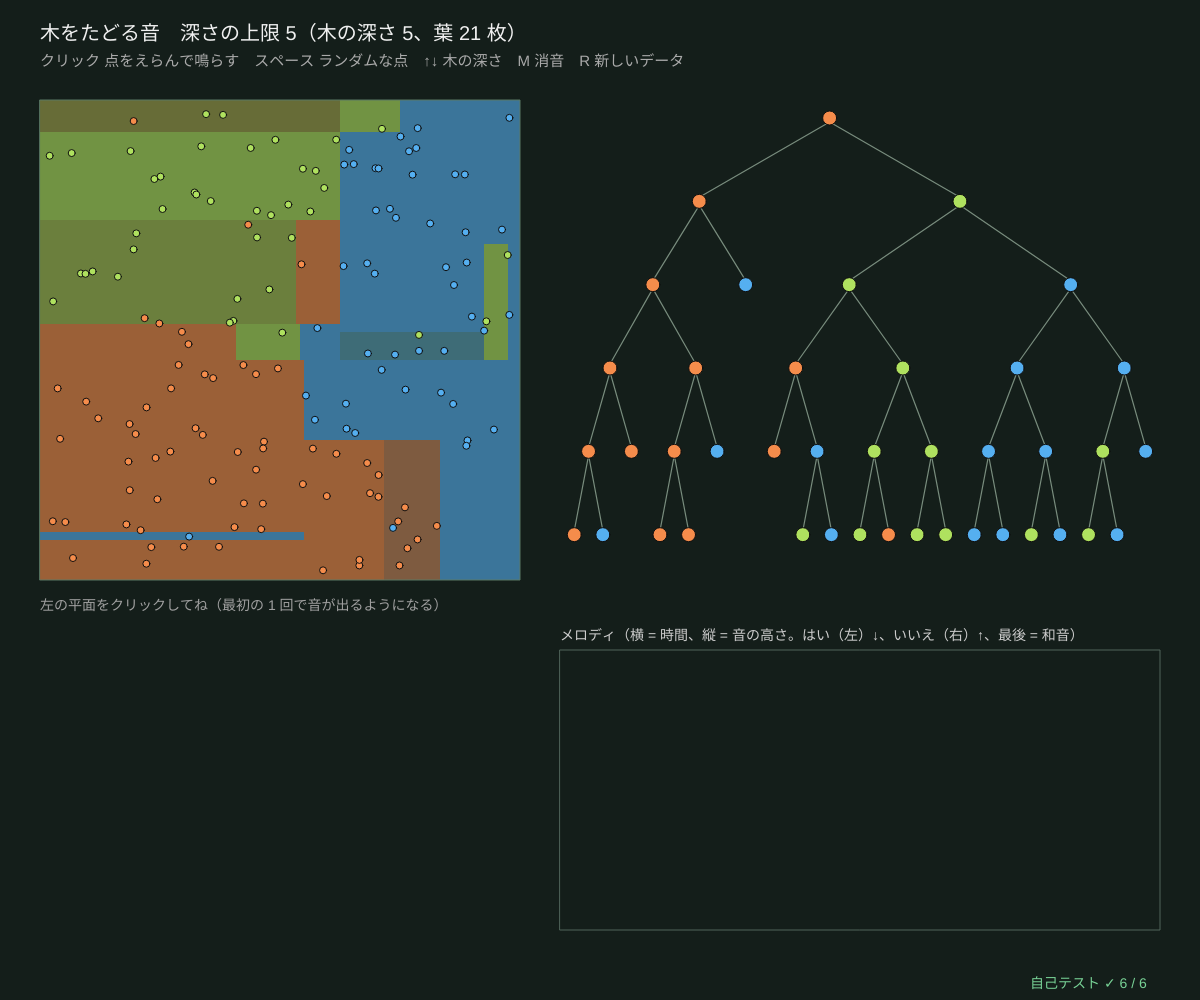
Frame 1 (no input)
Frame 60 (no input): identical to frame 1, image omitted
Frame 120 (the mouse pressed at the canvas centre since frame 60): identical to frame 1, image omitted

The p5.js sketch that drew this single still picture (run headless with seeded random() and noise() and a simulated clock; from frame 60 on, the mouse is pressed at the canvas centre):

// p5.js sketch
// ── sketch.js
// ============================================
// 14 木をたどる音 ─ 点をクリックすると、根から葉までの「質問の答え」がメロディになる
// 質問に「はい（≤、左）」なら音階を 1 つ下へ、「いいえ（>、右）」なら 1 つ上へ。葉に着いたら、そのクラスの和音
//   A（オレンジ）= 長三和音（明るい）、B（青）= 短三和音（くらい）、C（緑）= sus4（宙ぶらりん）
//   深い所にある葉ほどメロディが長い。境界の近くは質問が多い → 長いメロディになりやすい
// クリック 点をえらんで鳴らす / スペース ランダムな点 / ↑↓ 木の深さ / M 消音 / R 新しいデータ
// 音量は小さめから。ヘッドホンは特に注意（全体の音量 MASTER は 0.2 以下）
// ============================================

const SCALE = [0, 2, 4, 7, 9];        // ★ 音階（ペンタトニック：ド レ ミ ソ ラ）
const BASE_HZ = 261.63;               // ド（C4）
const NOTE_SEC = 0.2;                 // ★ 1 音の長さ（秒）
const CHORDS = [[0, 4, 7], [0, 3, 7], [0, 5, 7]];   // 長三和音・短三和音・sus4（半音の数）
let nPts = 150, maxDepth = 5, seedD = 14, muted = false;   // ★ maxDepth = 木の深さ
let data, treeRoot, regionImg, plotBox, probe = null, melody = null, playT0 = 0;

function setup() { createCanvas(windowWidth, windowHeight); textWrap(CHAR); pixelDensity(1); regionImg = createImage(120, 120); selfTest(); newData(); }
// 3 クラスのデータ：中心のまわりを 3 つの扇形に分ける（少しノイズ）
function make3(n, seed) {
  seedRng(seed); let X = [], y = [];
  for (let i = 0; i < n; i++) {
    let u = 0.02 + 0.96 * rnd(), v = 0.02 + 0.96 * rnd(), a = Math.atan2(v - 0.45, u - 0.5) + Math.PI + 0.4 * Math.sin(6 * u);
    let c = Math.floor((a / (2 * Math.PI)) * 3 + 3) % 3; if (rnd() < 0.05) c = (c + 1) % 3;
    X.push([u, v]); y.push(c);
  }
  return { X, y };
}
function newData() { data = make3(nPts, seedD); retrain(); }
function retrain() { treeRoot = growTree(data.X, data.y, { maxDepth, nClass: 3 }); paintImage(regionImg, (u, v) => { let t = leafOf(treeRoot, [u, v]); return mixCol(t.counts, 0.3 + 0.3 * (1 - t.imp)); }); probe = null; melody = null; }
// ★ 根から葉まで：たどったノードと、はい（左）/いいえ（右）の列
function pathOf(root, x) { let nodes = [root], dirs = [], t = root; while (!t.leaf) { let left = x[t.feat] <= t.thr; dirs.push(left ? -1 : 1); t = left ? t.left : t.right; nodes.push(t); } return { nodes, dirs, leaf: t }; }
function degreeHz(d) { let o = Math.floor(d / SCALE.length), k = ((d % SCALE.length) + SCALE.length) % SCALE.length; return BASE_HZ * Math.pow(2, o + SCALE[k] / 12); }
// ★ メロディ：はじめは 5 番目の音（1 オクターブ上のド）。左なら −1、右なら +1。最後に葉のクラスの和音
function makeMelody(p) {
  let d = 5, notes = [degreeHz(d)];
  for (let s of p.dirs) { d += s; notes.push(degreeHz(d)); }
  let root = notes[notes.length - 1] / 2;
  return { notes, chord: CHORDS[p.leaf.pred].map((h) => root * Math.pow(2, h / 12)), cls: p.leaf.pred };
}
function playProbe(x) {
  probe = { x, p: pathOf(treeRoot, x) }; melody = makeMelody(probe.p); playT0 = millis();
  if (!audioCtx || muted) return;
  let t0 = audioCtx.currentTime + 0.05;
  melody.notes.forEach((f, k) => playNote(f, t0 + k * NOTE_SEC, NOTE_SEC * 0.95, 0.5));
  melody.chord.forEach((f) => playNote(f, t0 + melody.notes.length * NOTE_SEC, 1.2, 0.3, 'sine'));
}

function draw() {
  background(...BG_COL);
  let side = Math.min(height - 200, width * 0.4);
  plotBox = { x: 40, y: 100, w: side, h: side };
  noSmooth(); image(regionImg, plotBox.x, plotBox.y, side, side); smooth();
  drawPoints(plotBox, data.X, data.y, 7);
  noFill(); stroke(90, 120, 100); strokeWeight(1); rect(plotBox.x, plotBox.y, side, side);
  let stepN = melody ? Math.floor((millis() - playT0) / 1000 / NOTE_SEC) : -1, hl = new Set();
  if (probe) {
    probe.p.nodes.forEach((t, k) => { if (k <= stepN) hl.add(t.id); });
    let p = toPx(plotBox, probe.x[0], probe.x[1]); stroke(255, 240, 150); strokeWeight(3); noFill(); circle(p[0], p[1], 22 + 6 * Math.sin(millis() / 120));
  }
  // ---- 木の図（たどった所が光る）
  let tb = { x: plotBox.x + side + 40, y: 100, w: width - side - 120, h: height * 0.5 };
  drawTree(treeRoot, tb, { hl, text: (t, leaf) => [leaf ? ['A', 'B', 'C'][t.pred] + ' [' + t.counts.join('|') + ']' : 'x' + (t.feat + 1) + ' ≤ ' + fmtNum(t.thr, 2), leaf ? '' : 'n=' + t.n] });
  // ---- 楽譜（音の高さの階段）
  let sy = tb.y + tb.h + 50, sh = height - sy - 70;
  noStroke(); fill(205); textSize(14); textAlign(LEFT, BASELINE);
  text('メロディ（横 = 時間、縦 = 音の高さ。はい（左）↓、いいえ（右）↑、最後 = 和音）', tb.x, sy - 10);
  stroke(80, 100, 90); noFill(); rect(tb.x, sy, tb.w, sh);
  if (melody) {
    let N = melody.notes.length + 2, cw = tb.w / Math.max(8, N), lo = Math.log2(BASE_HZ / 2), hi = Math.log2(BASE_HZ * 8);
    let Y = (f) => sy + sh - ((Math.log2(f) - lo) / (hi - lo)) * sh;
    melody.notes.forEach((f, k) => { noStroke(); fill(k <= stepN ? color(255, 240, 150) : color(120, 140, 125)); rect(tb.x + k * cw + 3, Y(f) - 5, cw - 6, 10, 3); });
    let kx = melody.notes.length;
    melody.chord.forEach((f) => { noStroke(); fill(...CLS_COL[melody.cls], kx <= stepN ? 255 : 90); rect(tb.x + kx * cw + 3, Y(f) - 5, cw * 1.8, 10, 3); });
  }
  // ---- 文字
  textAlign(LEFT, BASELINE); noStroke(); fill(240); textSize(20);
  text('木をたどる音　深さの上限 ' + maxDepth + '（木の深さ ' + treeDepth(treeRoot) + '、葉 ' + countLeaves(treeRoot) + ' 枚）' + (muted ? '　消音中' : ''), 40, 40);
  fill(170); textSize(15); text('クリック 点をえらんで鳴らす　スペース ランダムな点　↑↓ 木の深さ　M 消音　R 新しいデータ', 40, 66);
  if (probe) { fill(225); textSize(15); text('質問 ' + probe.p.dirs.length + ' 回：' + probe.p.dirs.map((s) => (s < 0 ? 'はい' : 'いいえ')).join(' → ') + ' → 葉 ' + ['A（長三和音）', 'B（短三和音）', 'C（sus4）'][probe.p.leaf.pred], 40, plotBox.y + side + 30, side + 40); }
  else { fill(160); textSize(14); text('左の平面をクリックしてね（最初の 1 回で音が出るようになる）', 40, plotBox.y + side + 30); }
  drawSelfTest(width - 170, height - 12);
}
function mousePressed() {
  startAudio();
  if (!plotBox) return;
  let [u, v] = fromPx(plotBox, mouseX, mouseY);
  if (u >= 0 && u <= 1 && v >= 0 && v <= 1) playProbe([u, v]);
}
function keyPressed() {
  startAudio();
  if (key === ' ') playProbe([Math.random(), Math.random()]);
  if (key === UP_ARROW) { maxDepth = Math.min(10, maxDepth + 1); retrain(); }
  if (key === DOWN_ARROW) { maxDepth = Math.max(1, maxDepth - 1); retrain(); }
  if (key === 'm' || key === 'M') muted = !muted;
  if (key === 'r' || key === 'R') { seedD++; newData(); }
  return false;
}

// ---- 自己テスト
function selfTest() {
  selfTestResults = [];
  let D = make3(150, 41), T = growTree(D.X, D.y, { maxDepth: 5, nClass: 3 }), okP = true, okC = true, okN = true, okL = true;
  seedRng(2);
  for (let k = 0; k < 200; k++) {
    let x = [rnd(), rnd()], p = pathOf(T, x), m = makeMelody(p);
    if (p.leaf !== leafOf(T, x) || p.dirs.length !== p.leaf.depth || p.nodes.length !== p.leaf.depth + 1) okP = false;
    p.nodes.slice(0, -1).forEach((t, q) => { if ((x[t.feat] <= t.thr) !== (p.dirs[q] < 0)) okC = false; });
    if (m.notes.length !== p.dirs.length + 1 || !m.notes.concat(m.chord).every((f) => isFinite(f) && f > 60 && f < 3000)) okN = false;
    if (m.cls !== treePredict(T, x)) okL = false;
  }
  check('たどった道の長さ = 葉の深さ、道の最後 = その点の葉（200 点）', okP);
  check('道の「はい / いいえ」は、どのノードでも x ≤ しきい値 の答えと一致', okC);
  check('音の数 = 質問の数 + 1、どの周波数も 60〜3000 Hz で NaN なし', okN);
  check('最後の和音のクラス = 木の予測', okL);
  check('3 クラスでも最後まで育てると訓練 100%', accuracyOf((x) => treePredict(growTree(D.X, D.y, { nClass: 3 }), x), D.X, D.y) === 1);
  check('全体の音量 MASTER ≤ 0.2、音階の 5 音で 1 オクターブ上がる（ド → 次のド = 2 倍）', MASTER <= 0.2 && near(degreeHz(5) / degreeHz(0), 2, 1e-12));
  reportSelfTest();
}

// ---------- やってみよう ----------
// 1. 色の境界の近くと、真ん中の点をクリックして、メロディの長さを比べよう
// 2. ↓ で深さを 1 にすると、メロディは何音？ ↑ で深くすると？
// 3. SCALE を [0, 2, 4, 5, 7, 9, 11]（ドレミファソラシ）や [0, 3, 5, 7, 10] に変えてみよう
// 4. CHORDS を変えて、クラスごとの「最後の気分」を作ろう
// 5. 木の「はい/いいえ」の列は、葉ごとにちがう 2 進数の名前（00 の 20 の質問と同じ）

// ==================================================
// ここから下は「決定木の道具」（中身は読まなくても OK。消さないでね）
// ==================================================
// ---- 小さな道具：はさむ・合計・いちばん大きい番号
function clampv(v, a, b) { return v < a ? a : v > b ? b : v; }
function sumArr(a) { let s = 0; for (let v of a) s += v; return s; }
function argMaxArr(a) { let b = 0; for (let i = 1; i < a.length; i++) if (a[i] > a[b]) b = i; return b; }   // 同点なら小さい番号
// ---- 種つきの乱数（同じ種なら毎回同じ列）
let rngState = 1;
function seedRng(s) { rngState = (s >>> 0) || 1; }
function rnd() {                       // 0〜1 の一様乱数（mulberry32）
  rngState = (rngState + 0x6d2b79f5) >>> 0;
  let t = rngState;
  t = Math.imul(t ^ (t >>> 15), t | 1);
  t ^= t + Math.imul(t ^ (t >>> 7), t | 61);
  return ((t ^ (t >>> 14)) >>> 0) / 4294967296;
}
function rndInt(a, b) { return a + Math.floor(rnd() * (b - a + 1)); }
function rndGauss() { let u = Math.max(1e-12, rnd()), v = rnd(); return Math.sqrt(-2 * Math.log(u)) * Math.cos(2 * Math.PI * v); }
function shuffleArr(a) { for (let i = a.length - 1; i > 0; i--) { let j = Math.floor(rnd() * (i + 1)); [a[i], a[j]] = [a[j], a[i]]; } return a; }
// ---- 不純度：counts = 各クラスの個数（重みつきでもよい）
function entropyP(p) { return p <= 0 || p >= 1 ? 0 : -p * Math.log2(p) - (1 - p) * Math.log2(1 - p); }   // 2 クラスのエントロピー（ビット）
function entropyOf(counts) {
  let n = sumArr(counts), h = 0; if (n <= 0) return 0;
  for (let c of counts) if (c > 0) { let q = c / n; h -= q * Math.log2(q); }
  return Math.max(0, h);
}
function giniOf(counts) { let n = sumArr(counts), s = 1; if (n <= 0) return 0; for (let c of counts) s -= (c / n) * (c / n); return Math.max(0, s); }
function errOf(counts) { let n = sumArr(counts); return n <= 0 ? 0 : Math.max(0, 1 - Math.max(...counts) / n); }   // 誤分類率
function impurityOf(counts, crit) { return crit === 'entropy' ? entropyOf(counts) : crit === 'error' ? errOf(counts) : giniOf(counts); }
// 分けたときの「不純度の減り」= 親 − (左の割合·左 + 右の割合·右)。crit = 'entropy' なら情報利得
function gainOf(parent, left, right, crit) {
  let n = sumArr(parent), nl = sumArr(left), nr = sumArr(right); if (n <= 0) return 0;
  return impurityOf(parent, crit) - (nl / n) * impurityOf(left, crit) - (nr / n) * impurityOf(right, crit);
}
// ---- CART（分類）：全部の特徴量 × 全部のしきい値（並べた値の中点）を調べて、不純度がいちばん減る分割を選ぶ
// o = { maxDepth, minLeaf, crit: 'gini' | 'entropy' | 'error', mtry（分割ごとに見る特徴量の数）, w（点の重み）, idx（使う点の番号）, nClass }
// ノード = { leaf, feat, thr, left, right, counts, n, imp, pred, dec（重みつきの不純度の減り）, depth, id }
let nodeCounter = 0;
function growTree(X, y, o) {
  o = o || {};
  let ctx = {
    X, y, K: o.nClass || Math.max(1, ...y.map((v) => v + 1)), d: X.length ? X[0].length : 0,
    w: o.w || null, crit: o.crit || 'gini', maxDepth: o.maxDepth === undefined ? 40 : o.maxDepth,
    minLeaf: Math.max(1, o.minLeaf || 1), mtry: o.mtry || 0,
  };
  return growNode(ctx, o.idx ? o.idx.slice() : X.map((_, i) => i), 0);
}
function growNode(ctx, idx, depth) {
  let { X, y, K, w, crit } = ctx, counts = new Array(K).fill(0);
  for (let i of idx) counts[y[i]] += w ? w[i] : 1;
  let node = { leaf: true, counts, n: idx.length, imp: impurityOf(counts, crit), pred: argMaxArr(counts), depth, id: nodeCounter++, dec: 0 };
  let kinds = counts.filter((c) => c > 0).length;
  if (depth >= ctx.maxDepth || idx.length < 2 * ctx.minLeaf || kinds <= 1) return node;
  let best = bestSplit(ctx, idx, counts);
  if (!best) return node;
  let L = [], R = [];
  for (let i of idx) (X[i][best.feat] <= best.thr ? L : R).push(i);
  node.leaf = false; node.feat = best.feat; node.thr = best.thr; node.dec = best.dec;
  node.left = growNode(ctx, L, depth + 1); node.right = growNode(ctx, R, depth + 1);
  return node;
}
// ★ いちばんよい分割：特徴量ごとに点を並べ、左から 1 つずつ動かしながら左右の個数を更新する
function bestSplit(ctx, idx, counts) {
  let feats = Array.from({ length: ctx.d }, (_, f) => f);
  if (ctx.mtry > 0 && ctx.mtry < ctx.d) shuffleArr(feats);     // ランダムフォレスト：前の mtry 個だけを見る
  let first = ctx.mtry > 0 ? Math.min(ctx.mtry, ctx.d) : ctx.d;
  let best = splitOver(ctx, idx, counts, feats.slice(0, first));
  if (!best && first < ctx.d) best = splitOver(ctx, idx, counts, feats.slice(first));   // 切れる特徴量が 1 つもないときだけ残りを見る
  return best;
}
function splitOver(ctx, idx, counts, feats) {
  let { X, y, K, w, crit, minLeaf } = ctx, W = sumArr(counts), pImp = impurityOf(counts, crit), best = null;
  let lc = new Array(K), rc = new Array(K);
  for (let f of feats) {
    let ord = idx.slice().sort((a, b) => X[a][f] - X[b][f]), lw = 0;
    lc.fill(0);
    for (let k = 0; k < ord.length - 1; k++) {
      let i = ord[k], wi = w ? w[i] : 1;
      lc[y[i]] += wi; lw += wi;
      let v0 = X[i][f], v1 = X[ord[k + 1]][f];
      if (!(v1 > v0) || k + 1 < minLeaf || ord.length - k - 1 < minLeaf) continue;   // 同じ値の間では切れない
      for (let j = 0; j < K; j++) rc[j] = counts[j] - lc[j];
      let dec = W * pImp - lw * impurityOf(lc, crit) - (W - lw) * impurityOf(rc, crit);
      if (!best || dec > best.dec + 1e-12) best = { feat: f, thr: (v0 + v1) / 2, dec };
    }
  }
  return best;
}
// 根から葉までたどる。dLim = 見せる深さ、aLim = 剪定の α（alphaCut ≤ α のノードは葉として扱う）
function leafOf(node, x, dLim, aLim) {
  let dl = dLim === undefined ? Infinity : dLim, al = aLim === undefined ? -Infinity : aLim;
  while (!node.leaf && node.depth < dl && !(al >= node.alphaCut)) node = x[node.feat] <= node.thr ? node.left : node.right;
  return node;
}
function treePredict(root, x, dLim, aLim) { return leafOf(root, x, dLim, aLim).pred; }
function isCut(t, dLim, aLim) { return t.leaf || t.depth >= (dLim === undefined ? Infinity : dLim) || (aLim !== undefined && aLim >= t.alphaCut); }
function treeNodes(root, dLim, aLim) {   // 見えているノードを全部（行きがけ順）
  let out = [], st = [root];
  while (st.length) { let t = st.pop(); out.push(t); if (!isCut(t, dLim, aLim)) st.push(t.right, t.left); }
  return out;
}
function countLeaves(root, dLim, aLim) { return treeNodes(root, dLim, aLim).filter((t) => isCut(t, dLim, aLim)).length; }
function treeDepth(root, dLim, aLim) { return Math.max(...treeNodes(root, dLim, aLim).map((t) => t.depth)); }
function accuracyOf(fn, X, y, idx) {     // fn(x) → クラス。idx を渡すとその点だけ
  let ids = idx || X.map((_, i) => i), ok = 0;
  for (let i of ids) if (fn(X[i]) === y[i]) ok++;
  return ids.length ? ok / ids.length : 0;
}
// ---- 描く道具：クラスの色、領域の絵、木の図
const CLS_COL = [[245, 140, 75], [85, 175, 240], [175, 225, 95]];   // ★ クラス A・B・C の色
const BG_COL = [20, 30, 26];                                       // 背景（森の色）
function mixCol(probs, k) {           // クラスの割合 → 背景と混ぜた色（k = 色の濃さ）
  let c = BG_COL.slice(), s = sumArr(probs) || 1;
  probs.forEach((p, j) => { for (let q = 0; q < 3; q++) c[q] += (p / s) * (CLS_COL[j][q] - BG_COL[q]) * k; });
  return c;
}
// img の全部の画素に fn(u, v) → [r, g, b] を塗る（u は右向き、v は上向き、どちらも 0〜1）
function paintImage(img, fn) {
  img.loadPixels();
  let W = img.width, H = img.height;
  for (let py = 0; py < H; py++) for (let px = 0; px < W; px++) {
    let c = fn((px + 0.5) / W, 1 - (py + 0.5) / H), i = 4 * (px + W * py);
    img.pixels[i] = c[0]; img.pixels[i + 1] = c[1]; img.pixels[i + 2] = c[2]; img.pixels[i + 3] = 255;
  }
  img.updatePixels();
}
function toPx(bx, u, v) { return [bx.x + u * bx.w, bx.y + (1 - v) * bx.h]; }   // [0,1]² → 画面
function fromPx(bx, px, py) { return [(px - bx.x) / bx.w, 1 - (py - bx.y) / bx.h]; }
function drawPoints(bx, X, y, r, ws) {   // ws = 点の大きさの倍率（なければ 1）
  stroke(15); strokeWeight(1);
  for (let i = 0; i < X.length; i++) { let p = toPx(bx, X[i][0], X[i][1]); fill(...CLS_COL[y[i]]); circle(p[0], p[1], r * (ws ? ws[i] : 1)); }
}
function fmtNum(v, d) { if (!isFinite(v)) return '?'; let s = (+v.toFixed(d === undefined ? 2 : d)).toString(); return s === '-0' ? '0' : s; }
// 木の図：葉を左から順に並べ、親は子の真ん中。o = { dLim, aLim, text(t) → 行の配列, col(t) → 色, hl（光らせる id の集合）}
function drawTree(root, bx, o) {
  o = o || {};
  let vis = treeNodes(root, o.dLim, o.aLim), pos = {}, leafN = 0, maxD = 0;
  let place = (t) => {
    maxD = Math.max(maxD, t.depth);
    if (isCut(t, o.dLim, o.aLim)) { pos[t.id] = leafN++; return pos[t.id]; }
    let a = place(t.left), b = place(t.right); pos[t.id] = (a + b) / 2; return pos[t.id];
  };
  place(root);
  let cw = bx.w / Math.max(1, leafN), rh = Math.min(92, bx.h / (maxD + 1)), bw = Math.min(126, cw - 4), big = bw >= 74 && rh >= 50;
  let P = (t) => [bx.x + (pos[t.id] + 0.5) * cw, bx.y + (t.depth - root.depth) * rh + 18];
  stroke(120, 140, 125); strokeWeight(1.2);
  for (let t of vis) if (!isCut(t, o.dLim, o.aLim)) for (let c of [t.left, t.right]) { let a = P(t), b = P(c); line(a[0], a[1] + (big ? 16 : 4), b[0], b[1] - (big ? 16 : 4)); }
  textAlign(CENTER, CENTER);
  for (let t of vis) {
    let [x, yy] = P(t), leaf = isCut(t, o.dLim, o.aLim), col = o.col ? o.col(t) : CLS_COL[t.pred] || [200, 200, 200];
    let hl = o.hl && o.hl.has(t.id);
    if (big) {
      stroke(hl ? color(255, 240, 150) : leaf ? color(...col) : color(110, 130, 115)); strokeWeight(hl ? 3 : 1.5);
      fill(leaf ? color(col[0] * 0.35 + 14, col[1] * 0.35 + 20, col[2] * 0.35 + 17) : color(30, 44, 38)); rect(x - bw / 2, yy - 17, bw, 34, 6);
      noStroke(); fill(235); textSize(11);
      let lines = o.text ? o.text(t, leaf) : [];
      lines.slice(0, 2).forEach((s, q) => text(s, x, yy - 7 + q * 14));
    } else {
      stroke(hl ? color(255, 240, 150) : 15); strokeWeight(hl ? 3 : 1); fill(...col); circle(x, yy, Math.max(5, Math.min(14, cw * 0.6)));
    }
  }
  return { leaves: leafN, maxD, P, big };
}
// ---- 音の道具（Web Audio）。音量の上限：全体の音量 MASTER は 0.2 以下
const MASTER = 0.12;                   // ★ 全体の音量（0.2 以下にしておく）
let audioCtx = null;
let masterOut = null;
function startAudio() {
  if (!audioCtx) {
    try { audioCtx = new (window.AudioContext || window.webkitAudioContext)(); } catch (e) { return; }
    masterOut = audioCtx.createGain(); masterOut.gain.value = Math.min(0.2, MASTER); masterOut.connect(audioCtx.destination);
  }
  audioCtx.resume();
}
function playNote(freq, when, dur, vol, wave) {   // when = 鳴らす時刻（audioCtx.currentTime 基準）
  if (!audioCtx || !(freq > 20 && freq < 8000)) return;
  let o = audioCtx.createOscillator(), gn = audioCtx.createGain();
  o.type = wave || 'triangle'; o.frequency.value = freq;
  gn.gain.setValueAtTime(0.0001, when); gn.gain.exponentialRampToValueAtTime(Math.min(1, vol || 0.5), when + 0.02);
  gn.gain.exponentialRampToValueAtTime(0.0001, when + dur);
  o.connect(gn); gn.connect(masterOut); o.start(when); o.stop(when + dur + 0.05);
}
// ---- 自己テストの道具
let selfTestResults = [];
function check(name, cond) { selfTestResults.push({ name, ok: !!cond }); }
function near(a, b, tol) { return a !== null && a !== undefined && isFinite(a) && Math.abs(a - b) <= (tol === undefined ? 1e-9 : tol); }
function noNaN(v) { return Array.isArray(v) ? v.every(noNaN) : !(typeof v === 'number' && v !== v); }
function reportSelfTest() { for (let r of selfTestResults) (r.ok ? console.log : console.error)((r.ok ? '✓ ' : '✗ ') + r.name); }
function selfTestLine() { let n = selfTestResults.filter((r) => r.ok).length; return '自己テスト ' + (n === selfTestResults.length ? '✓ ' : '✗ ') + n + ' / ' + selfTestResults.length; }
function drawSelfTest(x, y) { noStroke(); fill(selfTestResults.every((r) => r.ok) ? color(120, 210, 150) : color(255, 90, 90)); textSize(14); textAlign(LEFT, BASELINE); text(selfTestLine(), x, y); }
